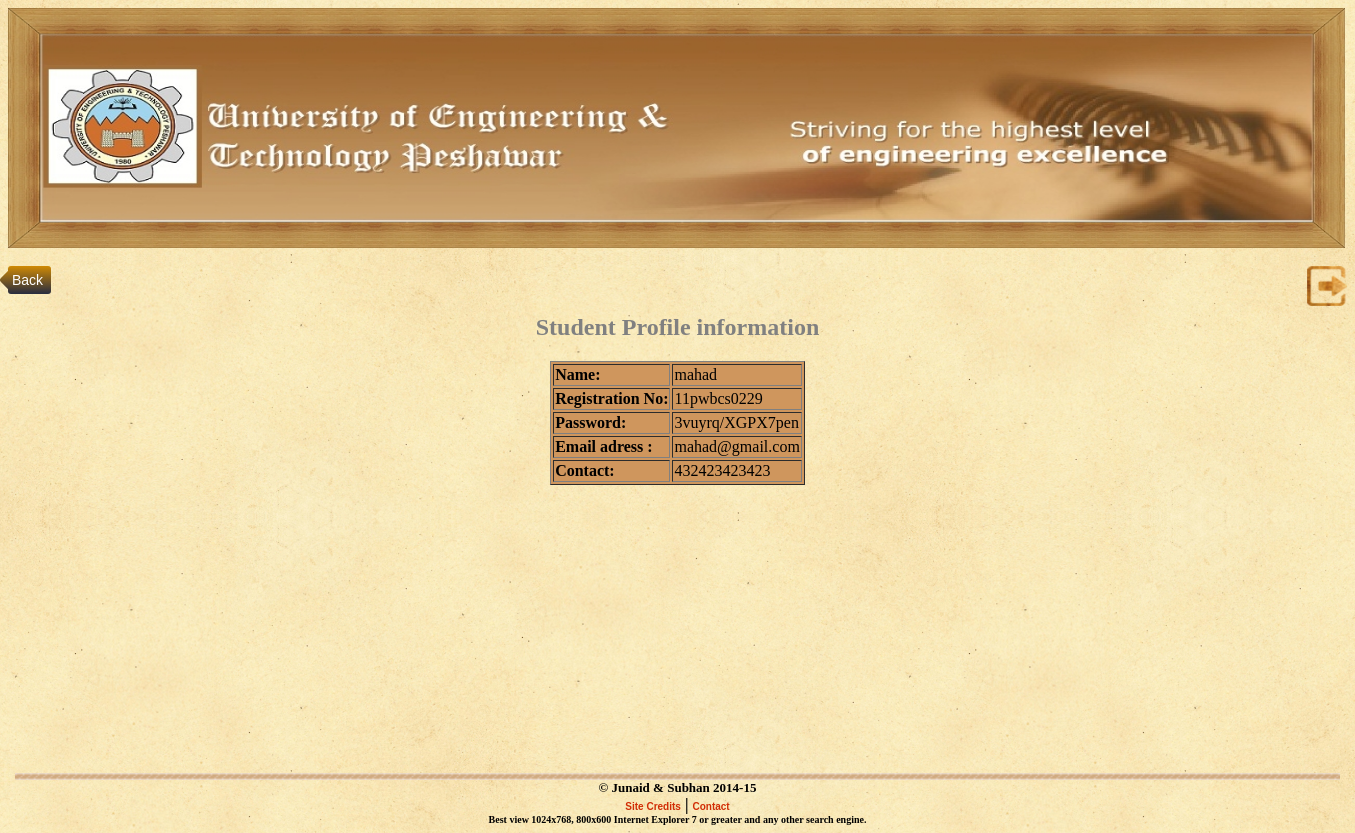
Screenshot of /Studentprofile.php (signed in) with the database file from the repository.
### tables this page shows
CREATE TABLE IF NOT EXISTS `students` (
  `id` int(11) NOT NULL AUTO_INCREMENT,
  `name` varchar(50) NOT NULL,
  `reg_no` varchar(20) NOT NULL,
  `pass_word` varchar(100) NOT NULL,
  `email_adress` varchar(100) NOT NULL,
  `date` date NOT NULL,
  `contact` varchar(100) NOT NULL,
  PRIMARY KEY (`id`)
);

CREATE TABLE IF NOT EXISTS `copyright` (
  `id` int(11) NOT NULL AUTO_INCREMENT,
  `copyright_title` varchar(250) NOT NULL,
  PRIMARY KEY (`id`)
);

### function/functions.php (called while the page is built)
<?php
class database
{
	function connection()
	{
 	  $dsn = 'mysql:host=localhost;dbname=webdesigning2';
    $username = 'root';
    $password = '';
    try {
        $db = new PDO($dsn, $username, $password);
    } catch (PDOException $e) {
        echo error;
        exit();
    }
	return $db;
    }
}
?>

### Studentprofile.php (the view, shortened to what this page needs)
<?php session_start();
if(!isset($_SESSION['reg_no']))
{
header("Location:signinform.php");
}
else
{
$regno=$_SESSION['reg_no'];
include_once 'function/functions.php';
$obj= new database();
 $db=$obj-> connection();
$query="select * from students Where reg_no='$regno' AND pass_word='$password'";
$result=$db->query($query);
$result=$result->fetch();
 if ($regno==$result['reg_no'] && $password==$result['pass_word'])
	{
	?>
<html>
<link rel="stylesheet" type="text/css" href="css/style.css" />
<link rel="stylesheet" type="text/css" href="css/backbutton.css">
    <head>        <title>Student Profile information</title>
	    </head>
    <body>
 <img src="images/banner111.jpg" style="width:1337px;height:240px">
 <br><br>
  <a href='logout.php' title="LOG OUT"><IMG SRC='images/logout-xxl.png' height=40px width=40px ALIGN=RIGHT></a>
	  <a class="back" href="studentwelcomepage.php"><font color=" white">Back</font></a>
	 <center>  <h2>         <b><font color="grey"> Student Profile information</font> </h2></center>
	 <center>
	  <table bgcolor="#cf965d" border="1" >
<tr>
    <td><FONT COLOR=BLACK  SIZE=3><b>Name:</b></font></td>
	<td><FONT COLOR=BLACK  SIZE=3><?php echo $result['name'];?></font></td>
  </tr>
	  <tr>
    <td><FONT COLOR=BLACK   SIZE=3><b>Registration No: </b></font></td>
	<td><FONT COLOR=BLACK   SIZE=3><?php echo $result['reg_no']; ?></font></td>
  </tr>
<tr>
    <td><FONT COLOR=BLACK   SIZE=3><b>Password:</b></font> </td>
	<td><FONT COLOR=BLACK   SIZE=3><?php echo $result['pass_word']; ?></font></td>
  </tr>
<tr>
    <td><FONT COLOR=BLACK   SIZE=3><b>Email adress : </b></font></td>
	<td><FONT COLOR=BLACK   SIZE=3><?php echo $result['email_adress']; ?></font></td>
  </tr>
<tr>
    <td><FONT COLOR=BLACK   SIZE=3><b>Contact: </b></font></td>
	<td><FONT COLOR=BLACK   SIZE=3><?php echo $result['contact']; ?></font></td>
  </tr>
   </table>
  </center>
  <br><br><br><br><br><br><br><br><br><br><br><br><br><br><br><br>
<?php include('footersection.php'); ?>
     </body>
	 </html>
	<?php } } ?>

### footersection.php (shortened to what this page needs)
<center><img src="images/FooterBar.jpg" width="99%" height="7"></center>
<center>
<font size="2"><b>
<?php
$sql = 'SELECT * FROM copyright';
$query=mysql_query($sql);
?>
<?php
while($row = mysql_fetch_assoc($query))
  {
										echo		"  $row[copyright_title] ";
}
	?>
										</b></font>
</center>
<center>
<td class="freetext"  " align="center">
							<a href="site.php" class="red">Site Credits</a> | <a href="us.php" class="red">Contact</a><br>
						<font size="1"><b>	Best view 1024x768, 800x600 Internet Explorer 7 or greater and any other search engine.</b></font>
					  </td>
</center>

### css/style.css (style rules this page uses)
body { background-image:url(image/papertile.jpg); }
a.red:link { font-family: Verdana, Geneva, Arial, Helvetica, sans-serif; font-size: 10px; text-decoration: none; color: #D12D05; }

### css/backbutton.css (style rules this page uses)
.back { position: relative; background: #d08a04; background: -moz-linear-gradient(top, #d08a04, #272c40); background: -webkit-linear-gradient(top, #d08a04, #272c40); background: linear-gradient(to bottom, #d08a04, #272c40); display: inline-block; padding: 6px 8px 6px 4px; color: whitesmoke; text-decoration: none; font: 14px "proxima nova", helvetica, arial, sans-serif; -moz-border-radius: 3px; -webkit-border-radius: 3px; border-radius: 3px; z-index: 1; }
.back:before { content: ""; height: 20px; width: 20px; position: absolute; background: #333953; background: -moz-linear-gradient(top left, #d08a04, #272c40); background: -webkit-linear-gradient(top left, #d08a04, #272c40); background: linear-gradient(to bottom right, #d08a04, #272c40); left: -5px; display: block; top: 4px; -moz-transform: rotate(45deg); -ms-transform: rotate(45deg); -webkit-transform: rotate(45deg); transform: rotate(45deg); z-index: -1; -moz-border-radius: 3px; -webkit-border-radius: 3px; border-radius: 3px; }

### rows the page displays
students: name "mahad", reg_no "11pwbcs0229", pass_word "3vuyrq/XGPX7pen", email_adress "mahad@gmail.com", contact "432423423423"
copyright: copyright_title "© Junaid & Subhan 2014-15"
